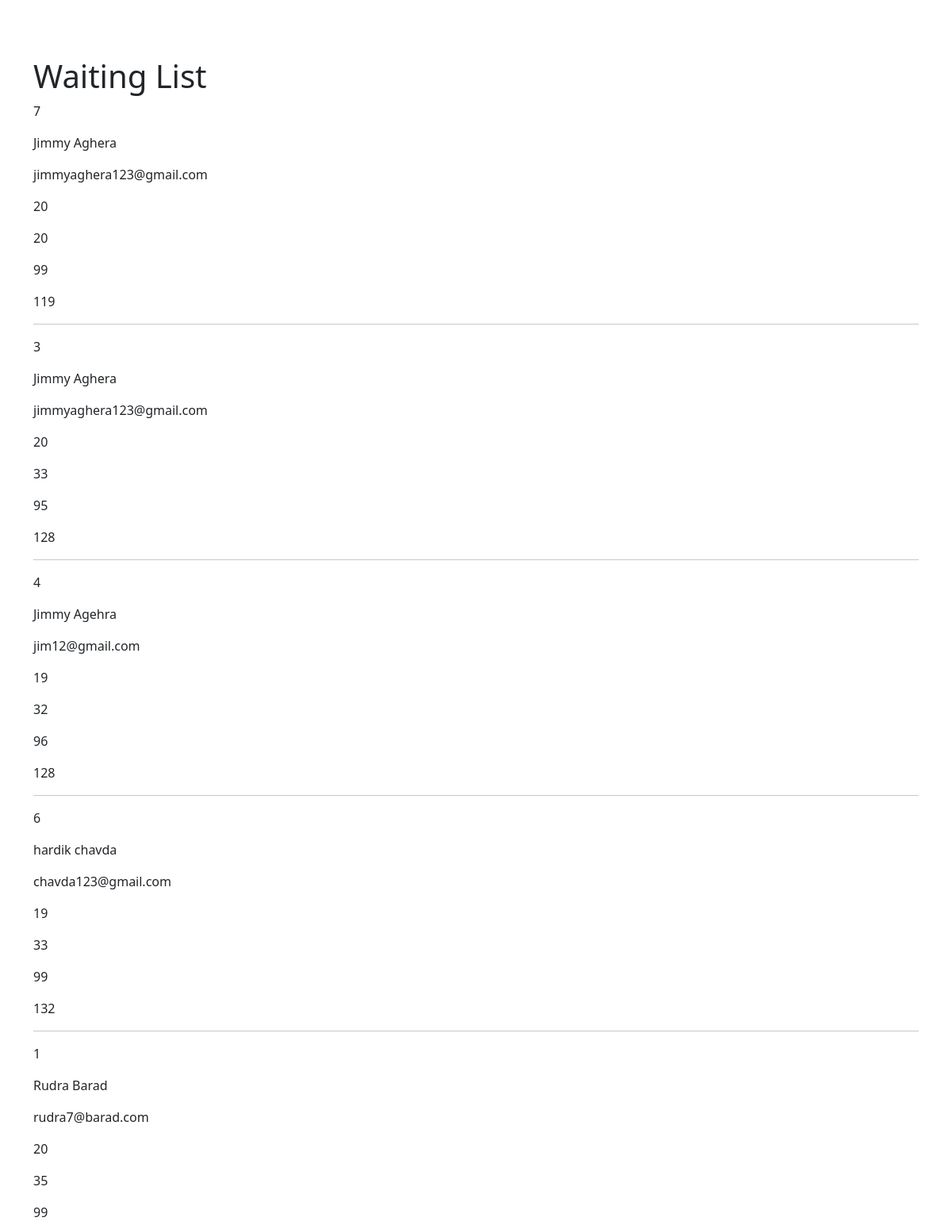
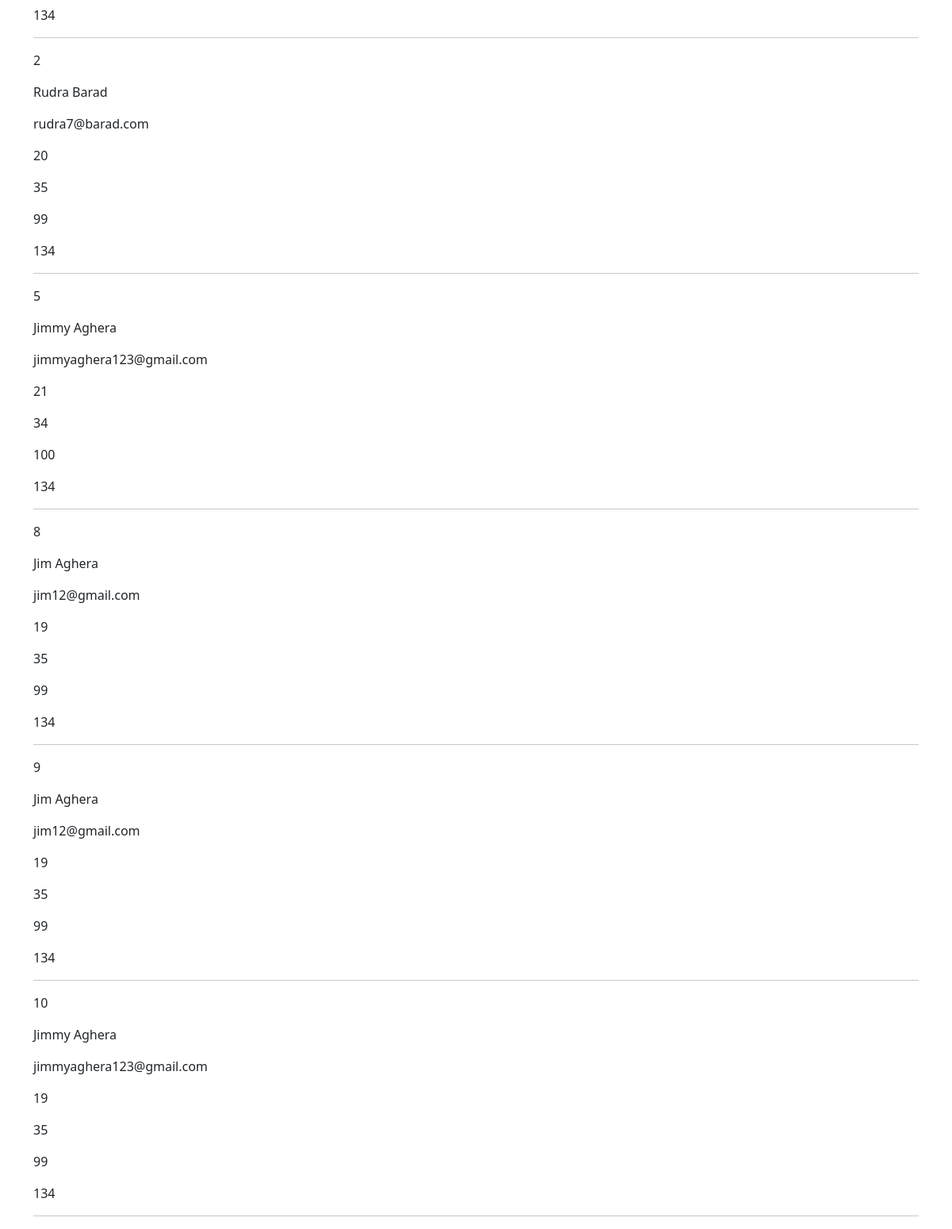
/staff_stat/ (signed in), run on the app's committed database (2 pictures, top to bottom).
### bed/models.py (models this page shows, shortened)
class Register(models.Model):
    fname = models.CharField(max_length=300)
    lname = models.CharField(max_length=300)
    email = models.EmailField()
    mobile = models.IntegerField()
    age = models.IntegerField()
    ct = models.PositiveIntegerField()
    oxy = models.PositiveIntegerField()
    oc = models.PositiveIntegerField(default=135)
    def __str__(self):
        return self.fname + ' ' + self.lname

### bed/decorators.py (the view)
    def wrapper_func(request, *args, **kwargs):
        group = None
        if request.user.groups.exists():
            group = request.user.groups.all()[0].name
        if group == 'Customer':
            return redirect('status')
        if group == 'staff':
            return view_func(request, *args, **kwargs)

### bed/views.py (called while the page is built)
@login_required(login_url='login')
@staff_only
def staff_stat(request):
    all_patient = Register.objects.all().order_by('oc')
    return render(request, 'staff_stat.html', {'all_patient': all_patient})

### templates/staff_stat.html
{% extends 'base.html' %}
{% block content %}
<h1>Waiting List</h1>
{% for patient in all_patient %}
<p>{{ patient.id }}</p>
<p>{{ patient }}</p>
<p>{{ patient.email }}</p>
<p>{{ patient.age }}</p>
<p>{{ patient.ct }}</p>
<p>{{ patient.oxy }}</p>
<p>{{ patient.oc }}</p>
<hr>
{% endfor %}
{% endblock %}

### data on the page
Register: id "7", fname+lname "Jimmy Aghera", email "jimmyaghera123@gmail.com", age "20", ct "20", oxy "99", oc "119"
Register: id "3", fname+lname "Jimmy Aghera", email "jimmyaghera123@gmail.com", age "20", ct "33", oxy "95", oc "128"
Register: id "4", fname+lname "Jimmy Agehra", email "jim12@gmail.com", age "19", ct "32", oxy "96", oc "128"
Register: id "6", fname+lname "hardik chavda", email "chavda123@gmail.com", age "19", ct "33", oxy "99", oc "132"
Register: id "1", fname+lname "Rudra Barad", email "rudra7@barad.com", age "20", ct "35", oxy "99", oc "134"
Register: id "2", fname+lname "Rudra Barad", email "rudra7@barad.com", age "20", ct "35", oxy "99", oc "134"
Register: id "5", fname+lname "Jimmy Aghera", email "jimmyaghera123@gmail.com", age "21", ct "34", oxy "100", oc "134"
Register: id "8", fname+lname "Jim Aghera", email "jim12@gmail.com", age "19", ct "35", oxy "99", oc "134"
Register: id "9", fname+lname "Jim Aghera", email "jim12@gmail.com", age "19", ct "35", oxy "99", oc "134"
Register: id "10", fname+lname "Jimmy Aghera", email "jimmyaghera123@gmail.com", age "19", ct "35", oxy "99", oc "134"
